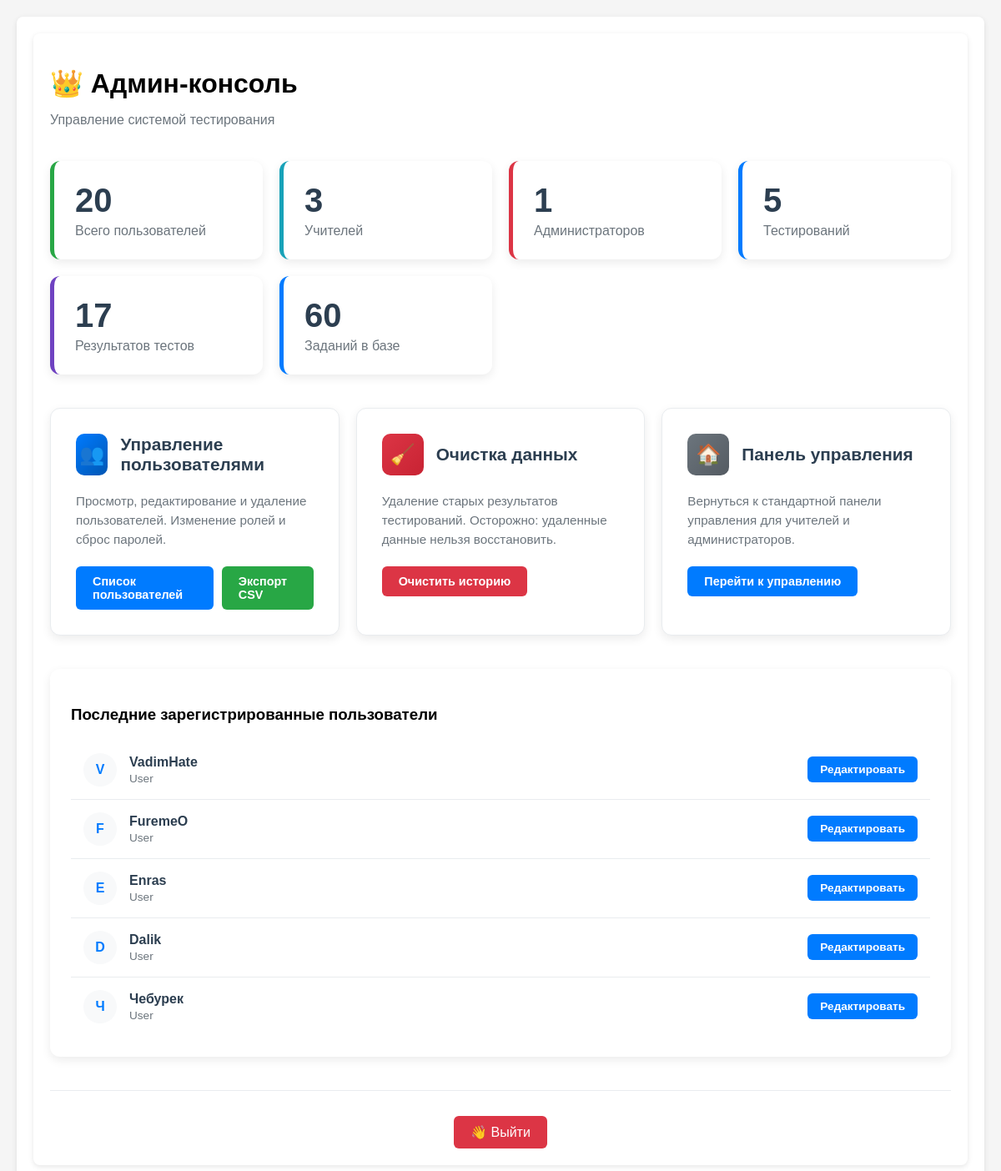
Page /cons (signed in) on the committed database.
### app.py (models this page shows, shortened)
class User(db.Model, UserMixin):
    __tablename__ = 'Users'
    id =  db.Column(db.Integer, primary_key=True)
    username = db.Column(db.String(64), unique=True, nullable=False)
    password_hash = db.Column(db.String(64), nullable=False)
    privileges = db.Column(db.Integer, default = 0)
    def __repr__(self):
        return f'<User {self.username}>'
    @property
    def is_admin(self):
        return self.privileges
    @property
    def role_name(self):
        roles = {
            0: 'user',
            1: 'teacher',
            2: 'admin'
        }
        return roles.get(self.privileges, 'unknown')

### app.py (the view)
@app.route('/cons')
def cons():
    if not check_admin():
        return redirect(url_for('ErAuth'))
    total_users = User.query.count()
    total_teachers = User.query.filter_by(privileges=1).count()
    total_admins = User.query.filter_by(privileges=2).count()
    total_messages = Message.query.count()
    total_groups = Group.query.count()
    total_lessons = Lesson.query.count()
    total_testings = Testing.query.count()
    total_results = Result.query.count()
    N = 5
    recent_users = User.query.order_by(User.id.desc()).limit(N).all()
    return render_template(con + 'cons.html',
                           total_users=total_users,
                           total_teachers=total_teachers,
                           total_admins=total_admins,
                           total_messages=total_messages,
                           total_groups=total_groups,
                           total_lessons=total_lessons,
                           total_testings=total_testings,
                           total_results=total_results,
                           recent_users=recent_users)

### app.py (called while the page is built)
@login_manager.user_loader
def load_user(user_id):
    return User.query.get(int(user_id))

def check_admin():
    curent_user = User.query.filter(
        User.username.ilike(
            session.get('curent_user')
        )
    ).first()
    print("DEBUD: curent user-admin is", curent_user)
    print("DEBUG: curent user-admin privileges -", curent_user.is_admin)
    if not curent_user or curent_user.role_name != 'admin':
        return False
    else:
        return True

### templates/console_dir/cons.html (shortened to what this page needs)
{% extends 'base.html' %}
{% block content %}
<div class="container">
    <div style="margin-bottom: 40px;">
        <h1 style="margin-bottom: 10px;">👑 Админ-консоль</h1>
        <p style="color: #6c757d;">Управление системой тестирования</p>
    </div>
    <div class="admin-stats-grid">
        <div class="stat-card users">
            <div class="stat-value">{{ total_users }}</div>
            <div class="stat-label">Всего пользователей</div>
        </div>
        <div class="stat-card teachers">
            <div class="stat-value">{{ total_teachers }}</div>
            <div class="stat-label">Учителей</div>
        </div>
        <div class="stat-card admins">
            <div class="stat-value">{{ total_admins }}</div>
            <div class="stat-label">Администраторов</div>
        </div>
        <div class="stat-card">
            <div class="stat-value">{{ total_testings }}</div>
            <div class="stat-label">Тестирований</div>
        </div>
        <div class="stat-card data">
            <div class="stat-value">{{ total_results }}</div>
            <div class="stat-label">Результатов тестов</div>
        </div>
        <div class="stat-card">
            <div class="stat-value">{{ total_messages }}</div>
            <div class="stat-label">Заданий в базе</div>
        </div>
    </div>
    <div class="admin-menu">
        <div class="admin-card">
            <div class="admin-card-header">
                <div class="admin-card-icon">👥</div>
                <h3 class="admin-card-title">Управление пользователями</h3>
            </div>
            <p class="admin-card-description">
                Просмотр, редактирование и удаление пользователей. Изменение ролей и сброс паролей.
            </p>
            <div class="admin-card-actions">
                <a href="{{ url_for('console_users') }}" class="admin-btn">Список пользователей</a>
                <a href="{{ url_for('export_users_csv') }}" class="admin-btn success">Экспорт CSV</a>
            </div>
        </div>
        <div class="admin-card">
            <div class="admin-card-header">
                <div class="admin-card-icon" style="background: linear-gradient(135deg, #dc3545, #c82333);">🧹</div>
                <h3 class="admin-card-title">Очистка данных</h3>
            </div>
            <p class="admin-card-description">
                Удаление старых результатов тестирований. Осторожно: удаленные данные нельзя восстановить.
            </p>
            <div class="admin-card-actions">
                <a href="{{ url_for('console_cleanup') }}" class="admin-btn danger">Очистить историю</a>
            </div>
        </div>
        <div class="admin-card">
            <div class="admin-card-header">
                <div class="admin-card-icon" style="background: linear-gradient(135deg, #6c757d, #545b62);">🏠</div>
                <h3 class="admin-card-title">Панель управления</h3>
            </div>
            <p class="admin-card-description">
                Вернуться к стандартной панели управления для учителей и администраторов.
            </p>
            <div class="admin-card-actions">
                <a href="{{ url_for('dashboard') }}" class="admin-btn">Перейти к управлению</a>
            </div>
        </div>
    </div>
    <div class="recent-users">
        <h3>Последние зарегистрированные пользователи</h3>
        <div class="user-list">
            {% for user in recent_users %}
            <div class="user-item">
                <div class="user-avatar">
                    {{ user.username[:1].upper() }}
                </div>
                <div class="user-info">
                    <div class="user-name">{{ user.username }}</div>
                    <div class="user-role">{{ user.role_name|title }}</div>
                </div>
                <a href="{{ url_for('console_user_edit', user_id=user.id) }}" class="admin-btn" style="padding: 8px 15px; font-size: 0.85rem;">
                    Редактировать
                </a>
            </div>
            {% endfor %}
        </div>
    </div>
    <div style="margin-top: 40px; padding-top: 30px; border-top: 1px solid #e9ecef; text-align: center;">
        <div style="display: flex; justify-content: center; gap: 15px; flex-wrap: wrap;">
            <a href="{{ url_for('logout') }}" style="text-decoration: none;">
                <button style="padding: 10px 20px; background: #dc3545; color: white; border: none; border-radius: 6px; cursor: pointer;">
                    👋 Выйти
                </button>
            </a>
        </div>
    </div>
</div>
{% endblock %}
{% set show_footer = False %}

### static/style.css (style rules this page uses)
body { font-family: Arial, sans-serif; margin: 0; padding: 20px; background: #f5f5f5; }
.container { max-width: 1300px; margin: auto; background: white; padding: 20px; border-radius: 8px; box-shadow: 0 2px 6px rgba(0,0,0,.1); }
button, .btn { padding: 10px 20px; background: #007bff; color: white; border: none; border-radius: 4px; cursor: pointer; font-size: 1rem; }

### templates/console_dir/cons.html (style rules this page uses)
.admin-stats-grid { display: grid; grid-template-columns: repeat(auto-fit, minmax(250px, 1fr)); gap: 20px; margin-bottom: 40px; }
.stat-card { background: white; border-radius: 12px; padding: 25px; box-shadow: 0 4px 12px rgba(0,0,0,0.08); border-left: 5px solid #007bff; transition: transform 0.3s ease; }
.stat-card.users { border-left-color: #28a745; }
.stat-card.teachers { border-left-color: #17a2b8; }
.stat-card.admins { border-left-color: #dc3545; }
.stat-card.data { border-left-color: #6f42c1; }
.stat-value { font-size: 2.5rem; font-weight: 700; color: #2c3e50; }
.stat-label { color: #6c757d; font-size: 1rem; margin-top: 5px; }
.admin-menu { display: grid; grid-template-columns: repeat(auto-fit, minmax(300px, 1fr)); gap: 20px; margin: 40px 0; }
.admin-card { background: white; border-radius: 12px; padding: 30px; box-shadow: 0 4px 12px rgba(0,0,0,0.08); border: 1px solid #e9ecef; transition: all 0.3s ease; }
.admin-card-header { display: flex; align-items: center; margin-bottom: 20px; }
.admin-card-icon { width: 50px; height: 50px; border-radius: 10px; background: linear-gradient(135deg, #007bff, #0056b3); color: white; display: flex; align-items: center; justify-content: center; font-size: 1.5rem; margin-right: 15px; }
.admin-card-title { font-size: 1.3rem; font-weight: 600; color: #2c3e50; margin: 0; }
.admin-card-description { color: #6c757d; font-size: 0.95rem; line-height: 1.5; }
.admin-card-actions { margin-top: 20px; display: flex; gap: 10px; }
.admin-btn { padding: 10px 20px; background: #007bff; color: white; border: none; border-radius: 6px; text-decoration: none; font-weight: 600; font-size: 0.9rem; transition: all 0.3s ease; }
.admin-btn.danger { background: #dc3545; }
.admin-btn.success { background: #28a745; }
.recent-users { background: white; border-radius: 12px; padding: 25px; margin-top: 30px; box-shadow: 0 4px 12px rgba(0,0,0,0.08); }
.user-list { margin-top: 20px; }
.user-item { display: flex; align-items: center; padding: 15px; border-bottom: 1px solid #e9ecef; }
.user-item:last-child { border-bottom: none; }
.user-avatar { width: 40px; height: 40px; border-radius: 50%; background: #f8f9fa; display: flex; align-items: center; justify-content: center; margin-right: 15px; font-weight: 700; color: #007bff; }
.user-info { flex: 1; }
.user-name { font-weight: 600; color: #2c3e50; }
.user-role { font-size: 0.85rem; color: #6c757d; margin-top: 3px; }

### rows in the picture
User: username "V", username "VadimHate", role_name "User"
User: username "F", username "FuremeO", role_name "User"
User: username "E", username "Enras", role_name "User"
User: username "D", username "Dalik", role_name "User"
User: username "Ч", username "Чебурек", role_name "User"

### other values in the picture
{{ total_users }} "20"
{{ total_teachers }} "3"
{{ total_admins }} "1"
{{ total_testings }} "5"
{{ total_results }} "17"
{{ total_messages }} "60"
